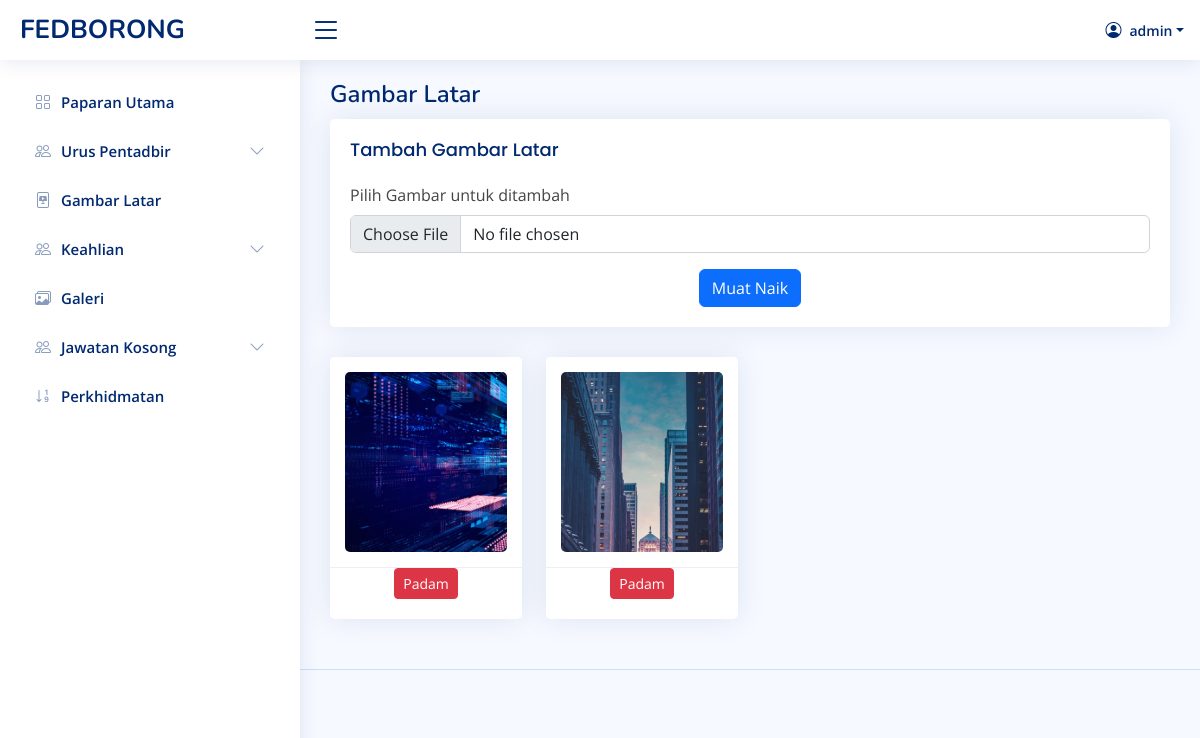
The app's page /admin-slides.php (signed in) with its own data.
### tables this page shows
CREATE TABLE `user` (
  `id` int(11) NOT NULL,
  `name` varchar(255) NOT NULL,
  `email` varchar(255) NOT NULL,
  `password` varchar(255) NOT NULL,
  `status` tinyint(4) NOT NULL
);

CREATE TABLE `slides` (
  `id` int(11) NOT NULL,
  `image` varchar(1000) NOT NULL
);

### admin-slides.php (the view, shortened to what this page needs)
<?php
    if(isset($_SESSION['username'])) {
?>
<?php
include 'admin/admin-header.php';
include 'db_connect.php';
?>
<?php
$query = $conn->query("SELECT * FROM slides ORDER BY `id` DESC");
?>
<body>
<?php include 'admin-nav.php';?>
  <main id="main" class="main">
     <div class="pagetitle">
       <h1>Gambar Latar</h1>
     </div>
     <section class="section">
      <div>
        <div class="card">
            <div class="card-body">
              <h5 class="card-title">Tambah Gambar Latar</h5>
              <form action="" method="POST" enctype= "multipart/form-data" class="row g-3">
                <div class="col-12">
                  <label for="inputNanme4" class="form-label">Pilih Gambar untuk ditambah</label>
                  <input type="file" name="image" class="form-control" id="inputNanme4">
                </div>
                <div class="text-center">
                  <button type="submit" name="upload" class="btn btn-primary">Muat Naik</button>
                </div>
              </form>
            </div>
          </div>
        </div>
      <div class="row align-items-top">
      <?php if(mysqli_num_rows($query) > 0){
        while($row = $query->fetch_assoc()){
        $imageURL = $row["image"];
        ?>
        <div class="col-lg-3">
          <div class="card text-center">
            <div class="card-header">
            <img src="<?php echo $imageURL; ?>" class="card-img" alt="...">
            </div>
            <div class="card-body">
            <button type="button" class="btn btn-danger btn-sm" data-bs-toggle="modal" data-bs-target="#verticalycentered-<?php echo $row["id"]?>">
                     Padam
                    </button>
            </div>
          </div>
        </div>
        <?php }
          }else{ echo "Tiada gambar ditemui"; } ?>
      </div>
    </section>
  </main>
 <?php include 'admin/admin-footer.php' ?>
<?php
    } else {
        header("Location: ./admin-login?error=login_first");
        exit();
    }
 ?>

### admin-nav.php (shortened to what this page needs)
<header id="header" class="header fixed-top d-flex align-items-center">
<?php
require('db_connect.php');
 $id = $_SESSION['username'];
   $user = "SELECT * FROM user WHERE name = '$id'";
   $admins = mysqli_fetch_assoc($conn->query($user) );
?>
<div class="d-flex align-items-center justify-content-between">
    <a href="admin-index" class="logo d-flex align-items-center">
      <span class="d-none d-lg-block">FEDBORONG</span>
    </a>
    <i class="bi bi-list toggle-sidebar-btn"></i>
  </div>
  <nav class="header-nav ms-auto">
    <ul class="d-flex align-items-center">
      <li class="nav-item dropdown pe-3">
        <a class="nav-link nav-profile d-flex align-items-center pe-0" href="#" data-bs-toggle="dropdown">
	  <i class="bi bi-person-circle"></i>
          <span class="d-none d-md-block dropdown-toggle ps-2"><?php echo $admins['name'];  ?></span>
        </a>
      </li>
    </ul>
  </nav>
</header>
<aside id="sidebar" class="sidebar">
  <ul class="sidebar-nav" id="sidebar-nav">
    <li class="nav-item">
      <a class="nav-link collapsed " href="admin-index">
        <i class="bi bi-grid"></i>
        <span>Paparan Utama</span>
      </a>
    </li>
    <?php if ($admins['status'] == 1) { ?>
    <li class="nav-item">
      <a class="nav-link collapsed" data-bs-target="#tables-nav" data-bs-toggle="collapse" href="#">
        <i class="bi bi-people"></i><span>Urus Pentadbir</span><i class="bi bi-chevron-down ms-auto"></i>
      </a>
    </li>
    <?php } else { ?>
    <?php }?>
    <li class="nav-item">
      <a class="nav-link collapsed" href="#admin-slides">
        <i class="bi bi-file-slides"></i>
        <span>Gambar Latar</span>
      </a>
    </li>
    <li class="nav-item">
      <a class="nav-link collapsed" data-bs-target="#tables-nav2" data-bs-toggle="collapse" href="#">
        <i class="bi bi-people"></i><span>Keahlian</span><i class="bi bi-chevron-down ms-auto"></i>
      </a>
    </li>
    <li class="nav-item">
      <a class="nav-link collapsed" href="admin-gallery">
      <i class="bi bi-images"></i>
        <span>Galeri</span>
      </a>
    </li>
    <li class="nav-item">
      <a class="nav-link collapsed" data-bs-target="#tables-nav3" data-bs-toggle="collapse" href="#">
        <i class="bi bi-people"></i><span>Jawatan Kosong</span><i class="bi bi-chevron-down ms-auto"></i>
      </a>
    </li>
    <li class="nav-item">
      <a class="nav-link collapsed" href="./admin-counter">
        <i class="bi bi-sort-numeric-down"></i>
        <span>Perkhidmatan</span>
      </a>
    </li>
  </ul>
</aside>

### admin-assets/css/style.css (style rules this page uses)
:root { scroll-behavior: smooth; }
body { font-family: "Open Sans", sans-serif; background: #f6f9ff; color: #444444; }
a { color: #4154f1; text-decoration: none; }
h1, h2, h3, h4, h5, h6 { font-family: "Nunito", sans-serif; }
#main { margin-top: 60px; padding: 20px 30px; transition: all 0.3s; }
.pagetitle { margin-bottom: 10px; }
.pagetitle h1 { font-size: 24px; margin-bottom: 0; font-weight: 600; color: #012970; }
.card { margin-bottom: 30px; border: none; border-radius: 5px; box-shadow: 0px 0 30px rgba(1, 41, 112, 0.1); }
.card-header, .card-footer { border-color: #ebeef4; background-color: #fff; color: #798eb3; padding: 15px; }
.card-title { padding: 20px 0 15px 0; font-size: 18px; font-weight: 500; color: #012970; font-family: "Poppins", sans-serif; }
.card-body { padding: 0 20px 20px 20px; }
.logo { line-height: 1; }
@media (min-width: 1200px) { .logo { width: 280px; } }
.logo span { font-size: 26px; font-weight: 700; color: #012970; font-family: "Nunito", sans-serif; }
.header { transition: all 0.5s; z-index: 997; height: 60px; box-shadow: 0px 2px 20px rgba(1, 41, 112, 0.1); background-color: #fff; padding-left: 20px; }
.header .toggle-sidebar-btn { font-size: 32px; padding-left: 10px; cursor: pointer; color: #012970; }
.header-nav ul { list-style: none; }
.header-nav>ul { margin: 0; padding: 0; }
.header-nav .nav-profile { color: #012970; }
.header-nav .nav-profile span { font-size: 14px; font-weight: 600; }
.sidebar { position: fixed; top: 60px; left: 0; bottom: 0; width: 300px; z-index: 996; transition: all 0.3s; padding: 20px; overflow-y: auto; scrollbar-width: thin; scrollbar-color: #aab7cf transparent; box-shadow: 0px 0px 20px rgba(1, 41, 112, 0.1); background-color: #fff; }
@media (min-width: 1200px) { #main, #footer { margin-left: 300px; } }
.sidebar-nav { padding: 0; margin: 0; list-style: none; }
.sidebar-nav li { padding: 0; margin: 0; list-style: none; }
.sidebar-nav .nav-item { margin-bottom: 5px; }
.sidebar-nav .nav-link { display: flex; align-items: center; font-size: 15px; font-weight: 600; color: #4154f1; transition: 0.3; background: #f6f9ff; padding: 10px 15px; border-radius: 4px; }
.sidebar-nav .nav-link i { font-size: 16px; margin-right: 10px; color: #4154f1; }
.sidebar-nav .nav-link.collapsed { color: #012970; background: #fff; }
.sidebar-nav .nav-link.collapsed i { color: #899bbd; }
.sidebar-nav .nav-link .bi-chevron-down { margin-right: 0; transition: transform 0.2s ease-in-out; }

### admin-assets/css/custom.css (style rules this page uses)
.card-img { width: 100%; height: 15vw; object-fit: cover; }

### records on screen
user: name "admin"
slides: image (picture)
slides: image (picture)
